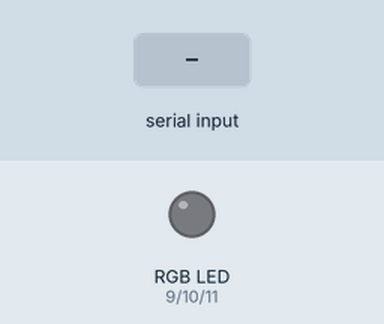
Simulated run of this sketch. Board: Arduino Uno, built with avr-gcc and run on an emulated ATmega328P. Shown: an RGB LED mixed from three pins (HIGH = lit). The inputs (shaded band) are chosen by the test bench.

Above: at 1.2 s.
1.3 s: "R" received over the second serial link
At 2.5 s:
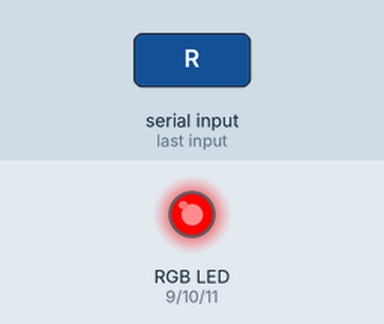
2.8 s: "G" received over the second serial link
At 3.8 s:
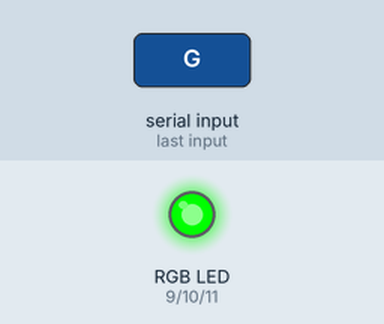
4.3 s: "B" received over the second serial link
At 4.9 s:
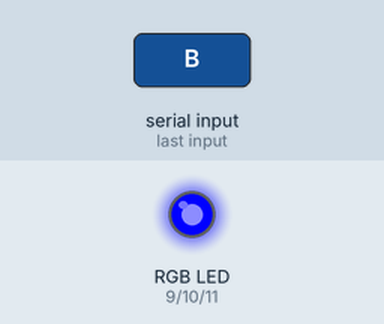
5.8 s: "W" received over the second serial link
At 6.1 s:
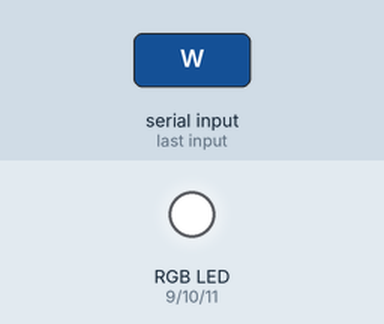
7.3 s: "O" received over the second serial link
At 8.4 s:
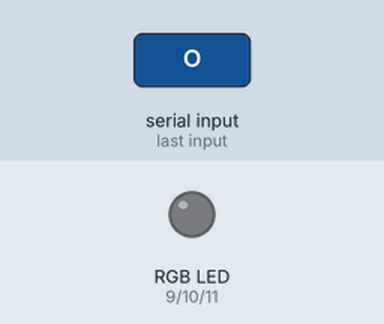
Timing chart, 0 to 9.8 s (numbered marks = the images above; inputs shaded):
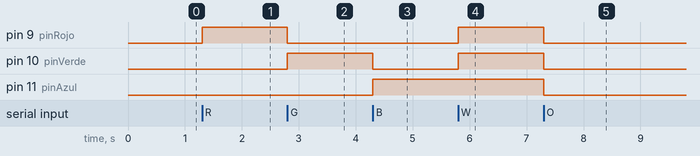

The sketch:

E3.ino
```cpp
/*---------------------------------------------
  Curso de Desarrollo IoT
  Módulo: Makers
  Clase: 3
  Ejercicio: 3

  PINOUT:
  (HC-056)
  TX -> D2
  RX -> D1

  (LED RGB)
  R -> D9
  G -> D10
  B -> D11
---------------------------------------------*/

#include <SoftwareSerial.h>

const int pinRX = 2;
const int pinTX = 3;

SoftwareSerial bluetooth(2, 3); // RX, TX pins del módulo HC-05

const int pinRojo = 9;
const int pinVerde = 10;
const int pinAzul = 11;

void setup() {
  Serial.begin(9600);
  bluetooth.begin(9600);

  pinMode(pinRojo, OUTPUT);
  pinMode(pinVerde, OUTPUT);
  pinMode(pinAzul, OUTPUT);
}

void loop() {
  if (bluetooth.available() > 0) {
    char comando = bluetooth.read();

    switch (comando) {
      case 'R':
        setColor(255, 0, 0); // Rojo
        break;
      case 'G':
        setColor(0, 255, 0); // Verde
        break;
      case 'B':
        setColor(0, 0, 255); // Azul
        break;
      case 'W':
        setColor(255, 255, 255); // Blanco
        break;
      case 'O':
        setColor(0, 0, 0); // Apagar
        break;
      default:
        break;
    }
  }
}

void setColor(int rojo, int verde, int azul) {
  analogWrite(pinRojo, rojo);
  analogWrite(pinVerde, verde);
  analogWrite(pinAzul, azul);
}
```

Measured:
- after the input at 1.3 s, pin 9 (pinRojo): LOW → HIGH at once
- after the input at 2.8 s, pin 9 (pinRojo): HIGH → LOW at once; pin 10 (pinVerde): LOW → HIGH at once
- after the input at 4.3 s, pin 10 (pinVerde): HIGH → LOW at once; pin 11 (pinAzul): LOW → HIGH at once
- after the input at 5.8 s, pin 9 (pinRojo), pin 10 (pinVerde): LOW → HIGH at once
- after the input at 7.3 s, pin 9 (pinRojo), pin 10 (pinVerde), pin 11 (pinAzul): HIGH → LOW at once
